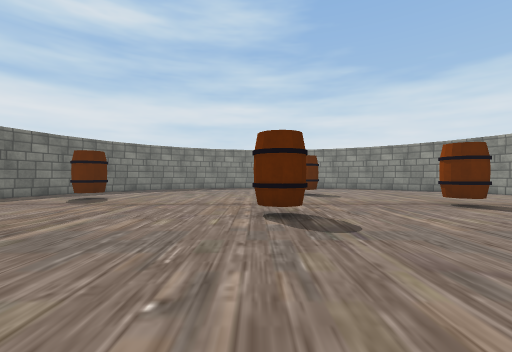
View 1 (above)

14 first-person views from a walk through a Unity game level. The camera is 0.39 m above the floor, looks level and sees 90° across. The floor is counted in squares, 0.5 m on a side. Each view is taken from the middle of a square. On the plan, view 1 faces up. The plan holds only what a view shows up to about 9 squares ahead; the rest is blank. The place goes on beyond the plan. The player character is not drawn. Some surface patterns are stand-ins.

View 2
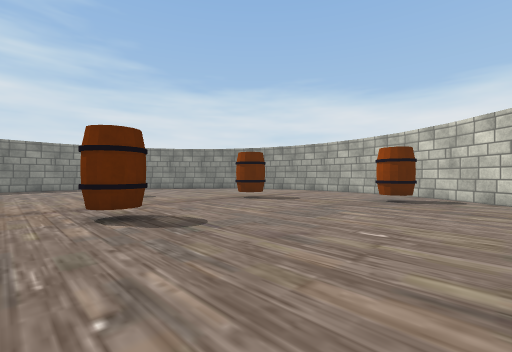

View 3
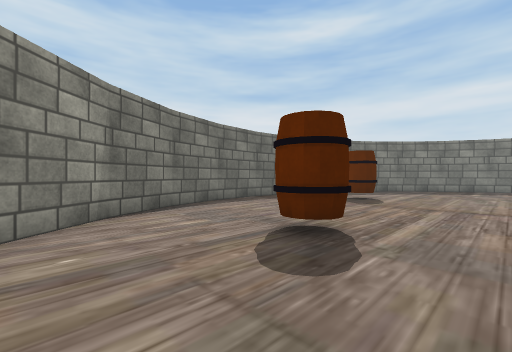

View 4
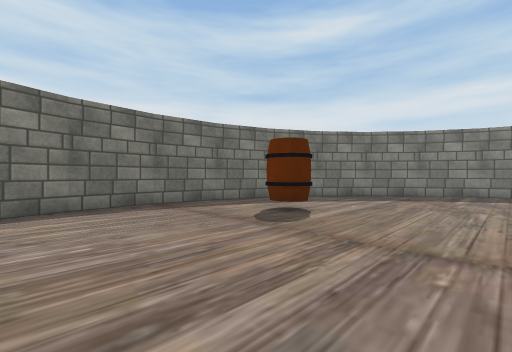

View 5
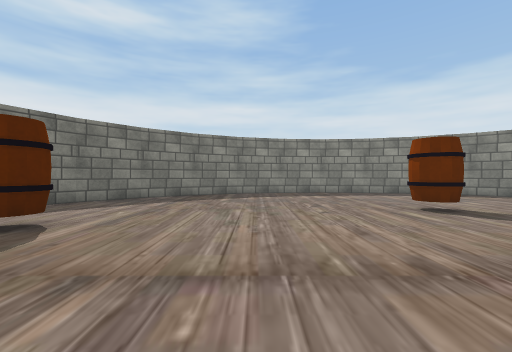

View 6
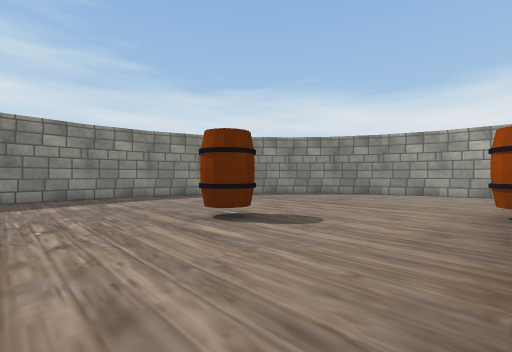

View 7
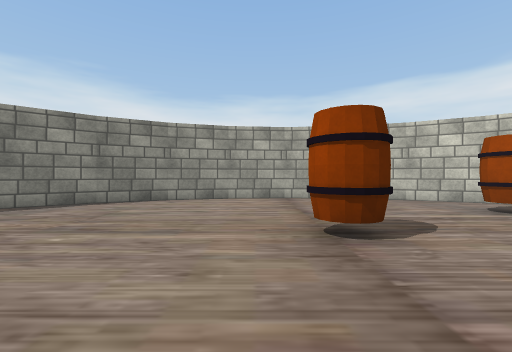

View 8
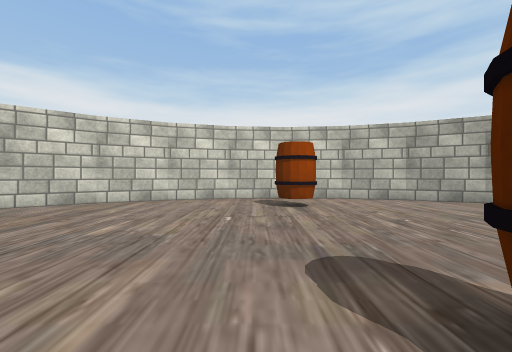

View 9
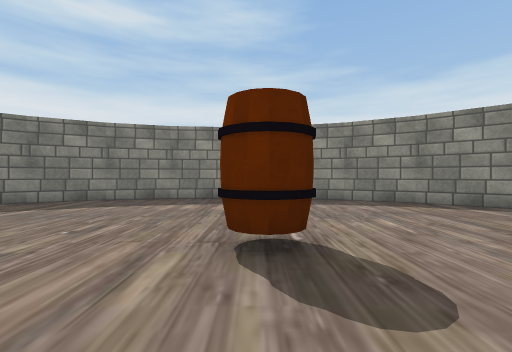

View 10
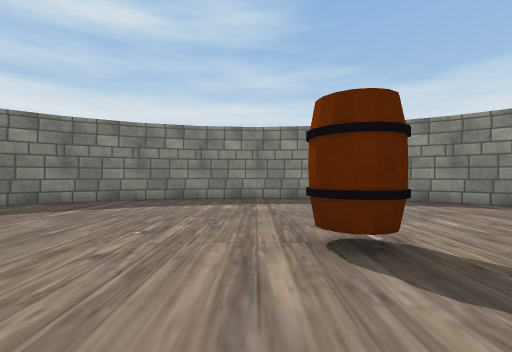

View 11
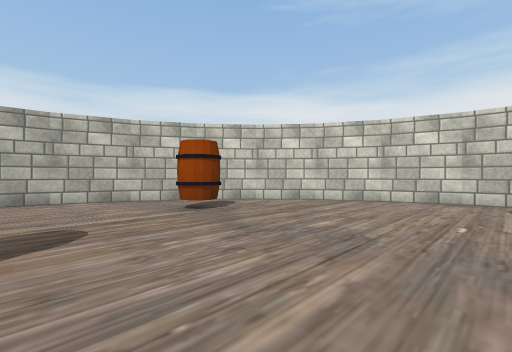

View 12
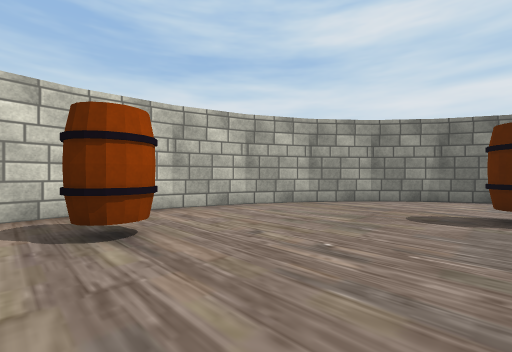

View 13
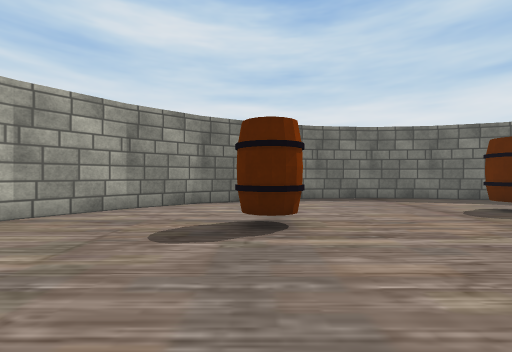

View 14
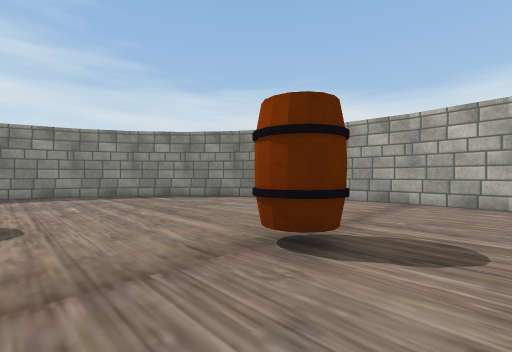

### Floor plan
Points are (right, up) in squares from view 1. A wall is a line through its corners. A room is listed if a view was taken in it or the views show most of it. See-through windows are left out.
Room 1 (views 1, 2, 3, 4, 5, 6, 7, 8, 9, 10, 11, 12, 13, 14)
walls: (4.8, 16.2) (2.9, 16.8); (10.2, 3.2) (10.8, 5.1); (10.2, 10.8) (9.3, 12.6); (9.3, 12.5) (8.1, 14.1); (2.8, 16.8) (1, 17); (10.8, 8.8) (10.2, 10.9); (-6.1, 14) (-7.4, 12.5); (8.1, 14) (6.6, 15.3); (-8.3, 10.6) (-8.8, 8.9); (-0.9, 16.8) (-2.8, 16.2); (2.9, -2.8) (4.8, -2.2); (-2.9, -2.2) (-1, -2.8) (0, -2.9); (-9, 7) (-8.8, 5.1) (-8.2, 3.2); (1, -3) (3, -2.8); (1.1, 17) (-1, 16.8); (11, 6.9) (10.8, 9); (-8.8, 9) (-9, 6.9); (10.8, 5) (11, 7.1); (-7.3, 12.6) (-7.7, 11.9); (-4.6, -1.3) (-2.7, -2.3); (9.3, 1.4) (10.3, 3.2); (-7.4, 1.5) (-6, -0.1); (-4.5, 15.4) (-5.5, 14.5); (6.5, -1.4) (8.1, 0); (-6.2, 0) (-4.5, -1.3); (8, -0.2) (9.4, 1.5); (-8.3, 3.2) (-7.3, 1.4); (-2.8, 16.3) (-4.6, 15.3); (4.8, -2.3) (6.6, -1.3); (6.7, 15.3) (4.8, 16.3)
objects: other object (-6, 8) to (-5, 9); other object (-5, 3) to (-4, 4); other object (0, 5) to (1, 6); other object (1, -1) to (1, 0); other object (2, 10) to (3, 11); other object (5, 6) to (6, 7); other object (7, 2) to (8, 3)

Where each view was taken, in squares from view 1:
view 1: 0 up, 0 right, facing up
view 2: 0 up, 1 left, facing up-right
view 3: 0 up, 2 left, facing up-left
view 4: 4 up, 2 left, facing up-left
view 5: 5 up, 2 left, facing up
view 6: 7 up, 1 left, facing up-right
view 7: 8 up, 2 right, facing right
view 8: 6 up, 2 right, facing down
view 9: 8 up, 2 right, facing up
view 10: 8 up, 1 right, facing up
view 11: 6 up, 2 right, facing down-right
view 12: 3 up, 2 right, facing down-left
view 13: 3 up, 0 right, facing left
view 14: 5 up, 3 right, facing up-right
